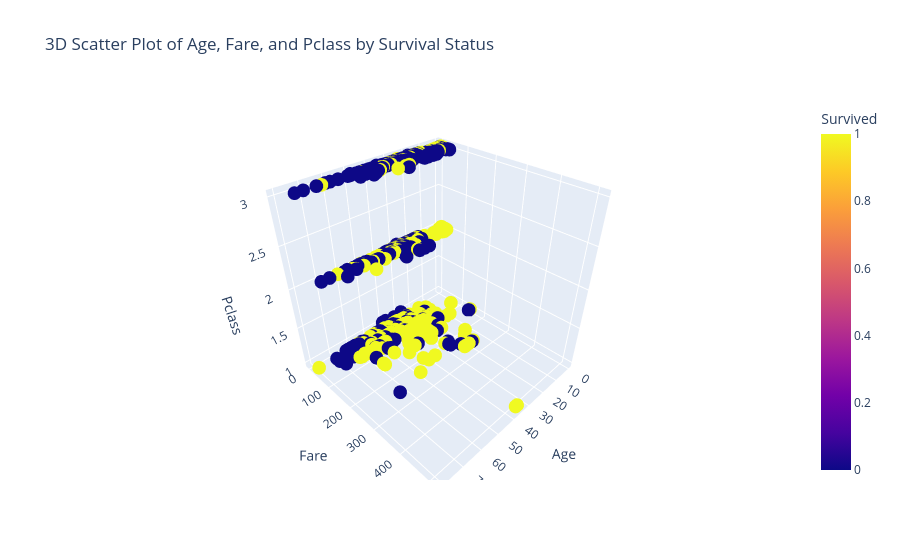

Notebook source saved alongside this figure:
### Code cell
px.scatter_3d(df, x='Age', y='Fare', z='Pclass', color='Survived', color_discrete_map={
        '0': 'red',
        '1': 'green'
    },title='3D Scatter Plot of Age, Fare, and Pclass by Survival Status')

### Figure 1 — Plotly figure (JSON) as saved in the notebook; plotly's stock layout.template omitted (floating-point values rounded to 4 significant figures; data arrays with more than 128 entries replaced by an {"elided": "..."} marker saying what was removed)
{"data": [{"hovertemplate": "Age=%{x}<br>Fare=%{y}<br>Pclass=%{z}<br>Survived=%{marker.color}<extra></extra>", "legendgroup": "", "marker": {"color": {"elided": "775 int values"}, "coloraxis": "coloraxis", "symbol": "circle"}, "mode": "markers", "name": "", "scene": "scene", "showlegend": false, "type": "scatter3d", "x": {"elided": "775 float values"}, "y": {"elided": "775 float values"}, "z": {"elided": "775 int values"}}], "layout": {"coloraxis": {"colorbar": {"title": {"text": "Survived"}}, "colorscale": [[0, "#0d0887"], [0.1111, "#46039f"], [0.2222, "#7201a8"], [0.3333, "#9c179e"], [0.4444, "#bd3786"], [0.5556, "#d8576b"], [0.6667, "#ed7953"], [0.7778, "#fb9f3a"], [0.8889, "#fdca26"], [1, "#f0f921"]]}, "legend": {"tracegroupgap": 0}, "scene": {"domain": {"x": [0, 1], "y": [0, 1]}, "xaxis": {"title": {"text": "Age"}}, "yaxis": {"title": {"text": "Fare"}}, "zaxis": {"title": {"text": "Pclass"}}}, "title": {"text": "3D Scatter Plot of Age, Fare, and Pclass by Survival Status"}}}
